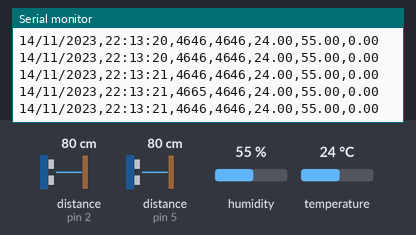
The sketch below on a simulated Arduino Uno, built with avr-gcc and run on an emulated ATmega328P. On the bench: the last lines printed to the serial monitor. Wiring (inferred from the names in the program): 2 × ultrasonic range finder: trigger pin 3, echo pin 2 / trigger pin 4, echo pin 5. The test bench sets the inputs (shaded band); at power-on: distance to the obstacle (sensors on pin 5, pin 2) 80 cm, humidity 55 %, temperature 24 °C. The echo pulse lasts 58.3 µs per cm; the local clock reads 2024-03-15 10:24:30 at power-on unless the sketch sets it; storage starts empty.

Above: at 1.2 s.
1.3 s: distance to the obstacle (sensor on pin 5) set to 2 cm
At 1.35 s:
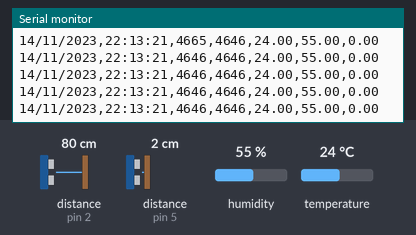
7.3 s: distance to the obstacle (sensor on pin 2) set to 2 cm
At 7.39 s:
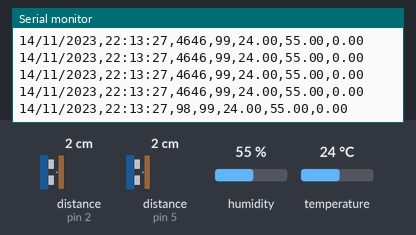
13.3 s: humidity set to 40 %
At 13.35 s:
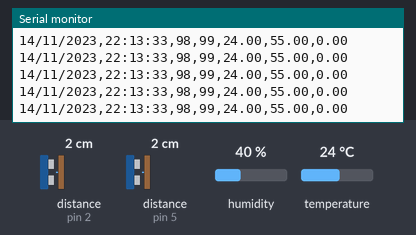
Timing chart, 0 to 16.3 s (numbered marks = the images above; inputs shaded):
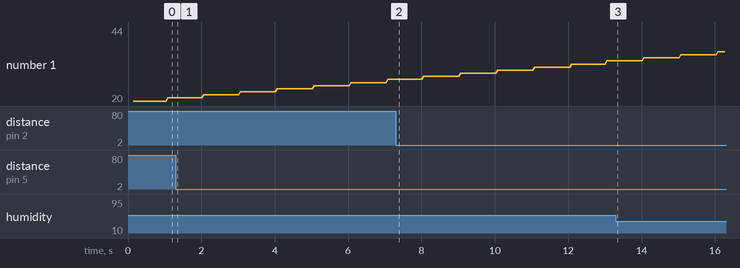

Measured:
- after the input at 7.3 s, the serial monitor: prints a new line after 0.07 s (image 2)

The sketch:

non_mechanical_anemometer_with_mechanical_anemometer_v1.3.ino
```cpp
#define echoPin1 2
#define trigPin1 3
#define trigPin2 4
#define echoPin2 5
#define DHTPIN 9
#define DHTTYPE DHT22
const int Reed_pin = 6;

#include "DHT.h"
#include <RTClib.h>
#include <SPI.h>
#include <SD.h>
#include <Wire.h>
#include <TimeLib.h>
#include <DS1307RTC.h>


int trigPin;
DHT dht(DHTPIN, DHTTYPE);
File myFile;
RTC_DS1307 rtc;


int pulseDuration;
int duration1;
int duration2;
unsigned long duration;
unsigned long previousTime = 0;
volatile int count = 0;
float ws = 0;
long timeduration(int echopin);
void sensor(int trigPin, int echoPin);


void setup()
{
  Serial.begin(9600);
  dht.begin();
  SD.begin();

  while (!Serial);
  if (! rtc.begin()) {
    Serial.println("Couldn't find RTC");
    while (1);
  }
  else {
    rtc.adjust(DateTime(F(__DATE__), F(__TIME__)));
  }
  if (! rtc.isrunning()) {
    Serial.println("RTC is NOT running!");
  }
  Serial.print("Initializing SD card...");
  if (!SD.begin(10)) {
    Serial.println("initialization failed!");
    while (1);
  }
  Serial.println("initialization done.");
  pinMode(trigPin1, OUTPUT);
  pinMode(echoPin1, INPUT);
  pinMode(trigPin2, OUTPUT);
  pinMode(echoPin2, INPUT);
  pinMode(Reed_pin, INPUT_PULLUP);
  attachInterrupt(digitalPinToInterrupt(Reed_pin), wind_count, FALLING);
  myFile.println("Date,Time,duration1,duration2,temperature,humidity,windcount,output");
  Serial.println("Date,Time,duration1,duration2,temperature,humidity,windcount,output");

}


void loop()
{

  float humidity = dht.readHumidity();
  float temperature = dht.readTemperature();
  sensor(trigPin1, echoPin1);
  duration1 = duration;
  sensor(trigPin2, echoPin2);
  duration2 = duration;

  if (previousTime > millis())
    previousTime = 0;

  else if ((millis() - previousTime) > 500)
  {
    previousTime = millis();
    count = 0;
    ws = 0;

  }

  myFile = SD.open("wind.txt", FILE_WRITE);
  if (myFile) {

    tmElements_t tm;

    if (RTC.read(tm)) {

      Serial.print(tm.Day);
      Serial.print('/');
      Serial.print(tm.Month);
      Serial.print('/');
      Serial.print(tmYearToCalendar(tm.Year));
      Serial.print(",");
      Serial.print(tm.Hour);
      Serial.print(":");
      Serial.print(tm.Minute);
      Serial.print(":");
      Serial.print(tm.Second);
      Serial.print(',');
      Serial.print(duration1);
      Serial.print(",");
      Serial.print(duration2);
      Serial.print(",");
      Serial.print(temperature);
      Serial.print(",");
      Serial.print(humidity);
      Serial.print(",");
      Serial.println(ws);

      myFile.print(tm.Day);
      myFile.print('/');
      myFile.print(tm.Month);
      myFile.print('/');
      myFile.print(tmYearToCalendar(tm.Year));
      myFile.print(",");
      myFile.print(tm.Hour);
      myFile.print(":");
      myFile.print(tm.Minute);
      myFile.print(":");
      myFile.print(tm.Second);
      myFile.print(',');
      myFile.print(duration1);
      myFile.print(",");
      myFile.print(duration2);
      myFile.print(",");
      myFile.print(temperature);
      myFile.print(",");
      myFile.print(humidity);
      myFile.print(",");
      myFile.println(ws);
      myFile.close();
     // delay(500);
    }
    else {
      if (RTC.chipPresent()) {
        Serial.println("The DS1307 is stopped.  Please run the SetTime");
        Serial.println("example to initialize the time and begin running.");
        Serial.println();
      } else {
        Serial.println("DS1307 read error!  Please check the circuitry.");
        Serial.println();
      }
      delay(500);
    }
  }
}


void data_read()
{
  float humidity = dht.readHumidity();
  float temperature = dht.readTemperature();
  sensor(trigPin1, echoPin1);
  duration1 = duration;
  sensor(trigPin2, echoPin2);
  duration2 = duration;
}


void sensor(int trigPin, int echoPin)
{
  digitalWrite(trigPin, HIGH);
  delayMicroseconds(10);
  digitalWrite(trigPin, LOW);
  duration = pulseIn(echoPin, HIGH);
}

void wind_count()
{
  count++;
  ws = count * (2.4 / 2);
}
```
